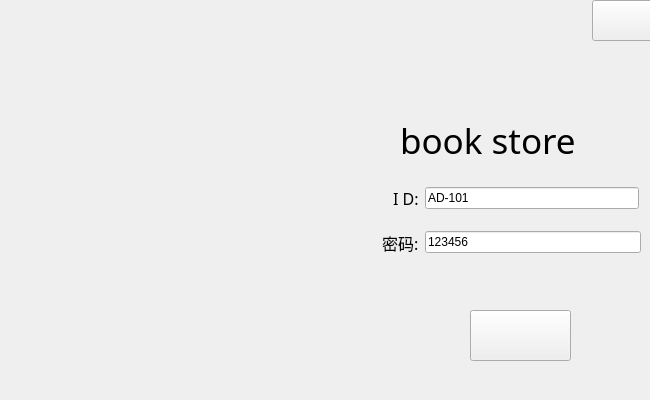
<?xml version="1.0" encoding="UTF-8"?>
<ui version="4.0">
 <class>Login</class>
 <widget class="QWidget" name="Login">
  <property name="geometry">
   <rect>
    <x>0</x>
    <y>0</y>
    <width>650</width>
    <height>400</height>
   </rect>
  </property>
  <property name="windowTitle">
   <string>Form</string>
  </property>
  <widget class="QLabel" name="label">
   <property name="geometry">
    <rect>
     <x>0</x>
     <y>0</y>
     <width>650</width>
     <height>400</height>
    </rect>
   </property>
   <property name="font">
    <font>
     <family>Bahnschrift SemiLight SemiConde</family>
     <pointsize>26</pointsize>
    </font>
   </property>
   <property name="styleSheet">
    <string notr="true"/>
   </property>
   <property name="text">
    <string/>
   </property>
  </widget>
  <widget class="QLabel" name="label_4">
   <property name="geometry">
    <rect>
     <x>400</x>
     <y>110</y>
     <width>231</width>
     <height>61</height>
    </rect>
   </property>
   <property name="font">
    <font>
     <family>黑体</family>
     <pointsize>26</pointsize>
    </font>
   </property>
   <property name="styleSheet">
    <string notr="true">*{
	background-color:transparent;
}
</string>
   </property>
   <property name="text">
    <string>book store</string>
   </property>
  </widget>
  <widget class="QPushButton" name="pb_login">
   <property name="geometry">
    <rect>
     <x>470</x>
     <y>310</y>
     <width>101</width>
     <height>51</height>
    </rect>
   </property>
   <property name="styleSheet">
    <string notr="true">QPushButton{

    

    

}

QPushButton:hover{


	border:1px solid blue;
	background-color: #FFFFFF;

}</string>
   </property>
   <property name="text">
    <string/>
   </property>
   <property name="icon">
    <iconset resource="../icons.qrc">
     <normaloff>:/images/loginbut.png</normaloff>:/images/loginbut.png</iconset>
   </property>
   <property name="iconSize">
    <size>
     <width>140</width>
     <height>40</height>
    </size>
   </property>
  </widget>
  <widget class="QPushButton" name="pushButton">
   <property name="geometry">
    <rect>
     <x>592</x>
     <y>0</y>
     <width>61</width>
     <height>41</height>
    </rect>
   </property>
   <property name="styleSheet">
    <string notr="true">QPushButton{



}

QPushButton:hover{


	border:1px solid blue;
	background-color: #FFFFFF;

}</string>
   </property>
   <property name="text">
    <string/>
   </property>
   <property name="icon">
    <iconset resource="../icons.qrc">
     <normaloff>:/images/close2.png</normaloff>:/images/close2.png</iconset>
   </property>
   <property name="iconSize">
    <size>
     <width>40</width>
     <height>40</height>
    </size>
   </property>
  </widget>
  <widget class="QWidget" name="">
   <property name="geometry">
    <rect>
     <x>393</x>
     <y>184</y>
     <width>246</width>
     <height>29</height>
    </rect>
   </property>
   <layout class="QHBoxLayout" name="horizontalLayout">
    <item>
     <widget class="QLabel" name="label_2">
      <property name="font">
       <font>
        <family>微软雅黑</family>
        <pointsize>12</pointsize>
       </font>
      </property>
      <property name="styleSheet">
       <string notr="true"/>
      </property>
      <property name="text">
       <string>I D:</string>
      </property>
     </widget>
    </item>
    <item>
     <widget class="QLineEdit" name="le_name">
      <property name="styleSheet">
       <string notr="true">
*{
	font: normal 20px “微软雅黑”;
}</string>
      </property>
      <property name="text">
       <string>AD-101</string>
      </property>
     </widget>
    </item>
   </layout>
  </widget>
  <widget class="QWidget" name="">
   <property name="geometry">
    <rect>
     <x>382</x>
     <y>228</y>
     <width>259</width>
     <height>29</height>
    </rect>
   </property>
   <layout class="QHBoxLayout" name="horizontalLayout_2">
    <item>
     <widget class="QLabel" name="label_3">
      <property name="font">
       <font>
        <family>微软雅黑</family>
        <pointsize>12</pointsize>
       </font>
      </property>
      <property name="text">
       <string>密码:</string>
      </property>
     </widget>
    </item>
    <item>
     <widget class="QLineEdit" name="le_pswd">
      <property name="toolTip">
       <string/>
      </property>
      <property name="styleSheet">
       <string notr="true">
*{
	font: normal 20px “微软雅黑”;
}</string>
      </property>
      <property name="text">
       <string>123456</string>
      </property>
     </widget>
    </item>
   </layout>
  </widget>
 </widget>
 <resources>
  <include location="../icons.qrc"/>
 </resources>
 <connections/>
</ui>
